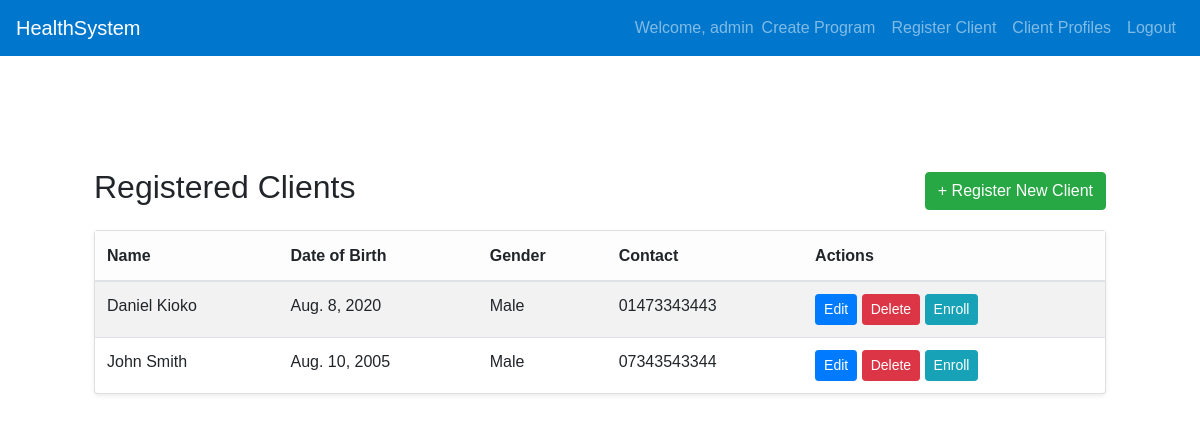
Screenshot of /clients/ (signed in) with the database file from the repository.
### health/models.py (models this page shows, shortened)
class Client(models.Model):
    first_name = models.CharField(max_length=100)
    last_name = models.CharField(max_length=100)
    date_of_birth = models.DateField()
    gender_choices = [('M', 'Male'), ('F', 'Female'), ('O', 'Other')]
    gender = models.CharField(max_length=1, choices=gender_choices)
    contact_number = models.CharField(max_length=15, blank=True)
    address = models.TextField(blank=True)
    enrolled_programs = models.ManyToManyField(HealthProgram, blank=True)

### health/views.py (the view)
# urls.py: path('clients/', views.client_list, name='client_list'),
def client_list(request):
    clients = Client.objects.all()
    return render(request, 'client_list.html', {'clients': clients})

### health/templates/client_list.html
{% extends 'base.html' %}
{% block content %}
<div class="container mt-5">
    <div class="d-flex justify-content-between align-items-center mb-3">
        <h2>Registered Clients</h2>
        <a href="{% url 'register_client' %}" class="btn btn-success">+ Register New Client</a>
    </div>
    <div class="card shadow-sm">
        <div class="card-body p-0">
            <table class="table table-striped mb-0">
                <thead class="table-light">
                    <tr>
                        <th>Name</th>
                        <th>Date of Birth</th>
                        <th>Gender</th>
                        <th>Contact</th>
                        <th>Actions</th>
                    </tr>
                </thead>
                <tbody>
                    {% for client in clients %}
                    <tr>
                        <td>{{ client.first_name }} {{ client.last_name }}</td>
                        <td>{{ client.date_of_birth }}</td>
                        <td>{{ client.get_gender_display }}</td>
                        <td>{{ client.contact_number }}</td>
                        <td>
                            <a href="{% url 'edit_client' client.id %}" class="btn btn-sm btn-primary">Edit</a>
                            <a href="{% url 'delete_client' client.id %}" class="btn btn-sm btn-danger" onclick="return confirm('Are you sure you want to delete this program?')">Delete</a>
                            <a href="{% url 'enroll_client' client.id %}" class="btn btn-sm btn-info">Enroll</a>
                        </td>
                    </tr>
                    {% empty %}
                    <tr><td colspan="5" class="text-center">No clients found.</td></tr>
                    {% endfor %}
                </tbody>
            </table>
        </div>
    </div>
</div>
{% endblock %}

### health/templates/base.html (shortened to what this page needs)
<!DOCTYPE html>
<html lang="en">
<head>
    <link href="https://stackpath.bootstrapcdn.com/bootstrap/4.5.2/css/bootstrap.min.css" rel="stylesheet">
</head>
<body>
    <nav class="navbar navbar-expand-lg navbar-dark">
        <a class="navbar-brand" href="#">HealthSystem</a>
        <div class="collapse navbar-collapse" id="navbarNav">
            <ul class="navbar-nav ml-auto">
                {% if user.is_authenticated %}
                    <li class="nav-item">
                        <span class="navbar-text">Welcome, {{ user.username }}</span>
                    </li>
                    <li class="nav-item">
                        <a class="nav-link" href="{% url 'create_program' %}">Create Program</a>
                    </li>
                    <li class="nav-item">
                        <a class="nav-link" href="{% url "register_client" %}">Register Client</a>
                    </li>
                    <li class="nav-item">
                        <a class="nav-link" href="#">Client Profiles</a>
                    </li>
                    <li class="nav-item">
                        <a class="nav-link" href="{% url 'admin:logout' %}">Logout</a>
                    </li>
                {% else %}
                    <li class="nav-item">
                        <a class="nav-link" href="{% url 'admin:login' %}">Login</a>
                    </li>
                {% endif %}
            </ul>
        </div>
    </nav>
    <div class="container">
        {% block content %}{% endblock %}
    </div>
</body>
</html>

### health/templates/base.html (style rules this page uses)
body { font-family: Arial, sans-serif; margin: 0; }
.navbar { background-color: #0077cc; }
.container { padding: 2em; }

### rows the page displays
Client: first_name "Daniel", last_name "Kioko", date_of_birth "Aug. 8, 2020", gender "Male", contact_number "01473343443"
Client: first_name "John", last_name "Smith", date_of_birth "Aug. 10, 2005", gender "Male", contact_number "07343543344"

### other values shown
{{ user.username }} "admin"
